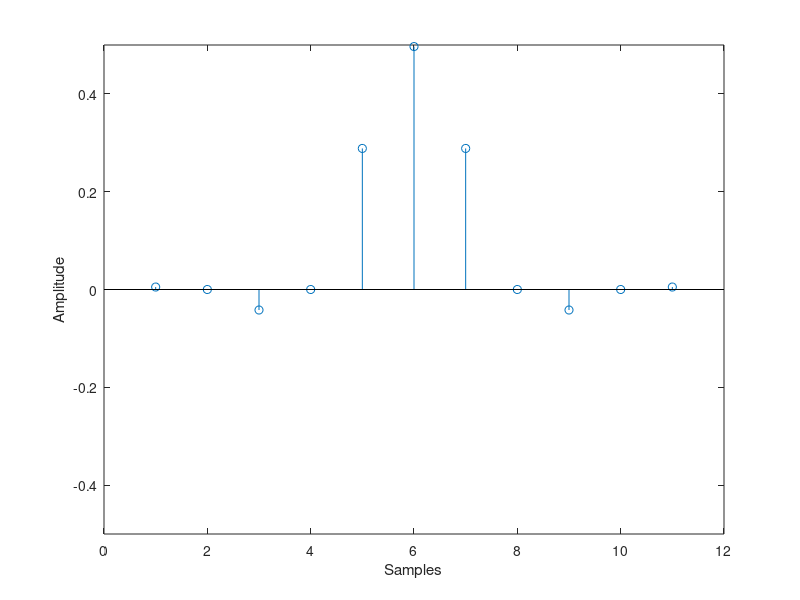

Reproduce this figure in MATLAB. (Note: this script raises an error after producing the figure.)
h = [0.00506, 0, -0.04194, 0, 0.28848, 0.49679, 0.28848, 0, -0.04194, 0, 0.00506];
N_fft = 1024;

figure;
stem(h);
ylabel('Amplitude');
xlabel('Samples');
ylim([-0.5, 0.5]);

H = fft(h, N_fft);

abs_H = abs(H);
phase = unwrap(angle(H(1:N_fft / 2)))/pi;

freq = linspace(0, 0.5, N_fft / 2);
magnitude = abs_H(1:N_fft / 2);

db = 20*log10(magnitude./max(magnitude));

figure;
plot_db(freq, db);

figure;
plot_phase(freq, phase);

% Compute the group delay
g = grpdelay(h, 1, 1024);

% Normalized frequency for plotting
freq = linspace(0, 0.5, N_fft);
figure;
plot_grpdelay(freq, g);

h = h .* (-1) .^ (0:length(h)-1);
H = fft(h, N_fft);

abs_H = abs(H);
phase = unwrap(angle(H(1:N_fft / 2)))/pi;

freq = linspace(0, 0.5, N_fft / 2);
magnitude = abs_H(1:N_fft / 2);

figure;
plot_mag(freq, magnitude);

db = 20*log10(magnitude./max(magnitude));

figure;
plot_db(freq, db);

figure;
plot_phase(freq, unwrap(phase));

% Compute the group delay
g = grpdelay(h, 1, N_fft, 'whole');

% Normalized frequency for plotting
freq = linspace(0, 0.5, N_fft);
figure;
plot_grpdelay(freq, g);

function plot_mag(freq, magnitude)
plot(freq, magnitude);
ylabel('Magnitude');
xlabel('Normalised Frequency');
end

function plot_db(freq, magnitude)
plot(freq, magnitude);
ylabel('Magnitude (dB)');
xlabel('Normalised Frequency');
end

function plot_phase(freq, phase)
plot(freq, phase);
ylabel('Phase pi radians');
xlabel('Normalised Frequency');
end

function plot_grpdelay(freq, g)
plot(freq, g);
ylabel('Group delay samples');
xlabel('Normalised Frequency');
end


